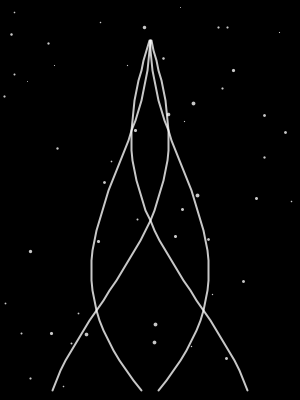
Frame 1 (no input)
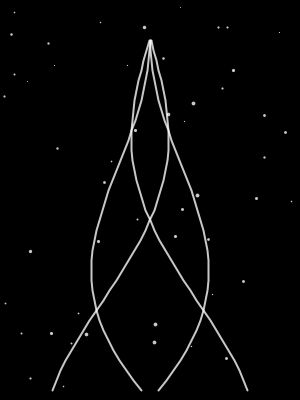
Frame 60 (the mouse pressed at the canvas centre just before this capture)
Frame 120 (the mouse held since frame 60 and released just before this capture): identical to frame 60, image omitted

The Processing sketch that drew these frames (run headless with seeded random() and noise(); from frame 60 on, the mouse is pressed at the canvas centre):

// Processing sketch: SpiralShip
// ── SpiralShip.pde
ArrayList<PVector> poop = new ArrayList(); 
float m = 0, k=0;
int t=0, N = 180;
boolean pressed;
void setup() {
  size(300, 400);
  for (int i=0; i<50; i++) {
    poop.add(new PVector(random(width), random(height), random(1, 4)));
  }
}

void draw() {
  background(0);  
  noFill();
  stroke(-1, 200);
  strokeWeight(2); 
  for (int j=0; j<4; j++) { 
    beginShape();
    for (int i=0; i<N; i+=5) {
      float r = map(i, 0, 360, 1, 200);
      float x = width/2+r*cos(radians(i+t)+j*TWO_PI/4);
      float y = map(i, 0, 180, 40, height);
      vertex(x, y);
    }
    endShape();
  }


  for (int i=0; i<poop.size (); i++) {
    PVector P = poop.get(i); 
    if (P.y>height) {
      poop.remove(i);
      poop.add(new PVector(random(width), 0, random(1, 4)));
    } else P.y+=k;
  }

  for (int i=0; i<poop.size (); i++) {
    PVector P = poop.get(i);
    strokeWeight(P.z);
    point(P.x, P.y);
  }

  float ang = map(m, 0, 10, 0, PI/2);
  k=10*sin(ang);
  if (t>0)t-=5*sin(ang);
  else t=180;

  if (pressed) { 
    if (m<10)m+=0.05f;
    else m = 10;
  } else {
    if (m>0)m-=0.1f;
    else m =0;
  }
}

void keyPressed() {
  pressed = true;
}

void keyReleased() {
  pressed = false;
}
